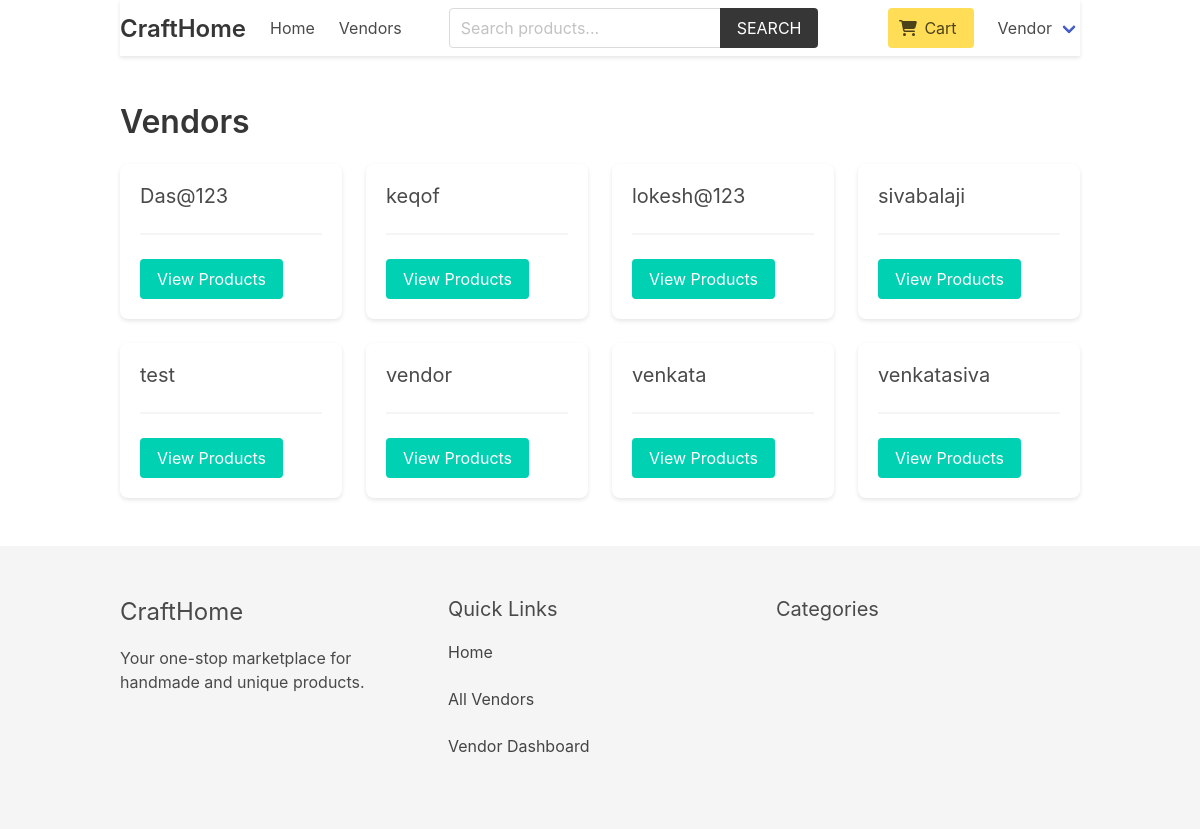
The app's page /vendor/ (signed in) with its own data.
### vendor/models.py (models this page shows, shortened)
class Vendor(models.Model):
    name = models.CharField(max_length=255)
    created_at = models.DateTimeField(auto_now_add=True)
    created_by = models.OneToOneField(User, related_name='vendor', on_delete=models.CASCADE)
    class Meta:
        ordering = ['name']

### vendor/views.py (the view)
# urls.py: path('', views.vendors, name="vendors"),
def vendors(request):
    vendors = Vendor.objects.all()
    return render(request, 'vendor/vendors.html', {'vendors': vendors})

### templates/vendor/vendors.html (shortened to what this page needs)
{% extends 'core/base.html' %}
{% block content %}
    <h1 class="title">Vendors</h1>
    <div class="columns is-multiline">
        {% for vendor in vendors %}
            <div class="column is-3">
                <div class="box">
                    <h2 class="subtitle">
                        {{ vendor.name }}
                    </h2>
                    <hr>
                    <a href="{% url 'vendor:vendor' vendor.id %}" class="button is-primary ">View Products</a>
                </div>
            </div>
        {% endfor %}
    </div>
{% endblock content %}

### templates/core/base.html (shortened to what this page needs)
{% load static %}
<!DOCTYPE html>
<html lang="en">
<head>
    <link rel="stylesheet" href="https://cdn.jsdelivr.net/npm/bulma@0.9.2/css/bulma.min.css">
    <link rel="stylesheet" href="https://cdnjs.cloudflare.com/ajax/libs/font-awesome/6.0.0/css/all.min.css">
    <link rel="stylesheet" href="{% static 'css/main.css' %}">
</head>
<body>
    <div class="container">
        <nav class="navbar" role="navigation" aria-label="main navigation">
            <div class="navbar-brand">
                <a class="navbar-item" href="{% url 'core:home' %}">
                    <h1 class="title is-4">CraftHome</h1>
                </a>
            </div>
            <div id="navbarBasicExample" class="navbar-menu">
                <div class="navbar-start">
                    <a class="navbar-item" href="{% url 'core:home' %}">
                        Home
                    </a>
                    <a class="navbar-item" href="{% url 'vendor:vendors' %}">
                        Vendors
                    </a>
                </div>
                <div class="navbar-start">
                    <div class="navbar-item">
                        <form method="get" action="{% url 'product:search' %}">
                            <div class="field has-addons">
                                <div class="control">
                                    <input type="search" name="query" id="" class="input" placeholder="Search products...">
                                </div>
                                <div class="control">
                                    <button class="button is-dark is-uppercase">Search</button>
                                </div>
                            </div>
                        </form>
                    </div>
                </div>
                <div class="navbar-end">
                    <div class="navbar-item">
                        <a href="{% url 'cart:cart' %}" class="button is-warning">
                            <span class="icon">
                                <i class="fas fa-shopping-cart"></i>
                            </span>
                            <span>Cart {% if cart %}({{cart|length}}){% endif %}</span>
                        </a>
                    </div>
                    {% if request.user.is_authenticated %}
                        <div class="navbar-item has-dropdown is-hoverable">
                            <a class="navbar-link is-capitalized">
                                {{user.vendor.name}}
                            </a>
                        </div>
                    {% endif %}
                </div>
            </div>
        </nav>
    </div>
    <section class="section">
        <div class="container">
            {% block content %}{% endblock content %}
        </div>
    </section>
    <footer class="footer">
        <div class="container">
            <div class="columns">
                <div class="column">
                    <h3 class="is-size-4 mb-4">CraftHome</h3>
                    <p>Your one-stop marketplace for handmade and unique products.</p>
                </div>
                <div class="column">
                    <h4 class="is-size-5 mb-4">Quick Links</h4>
                    <ul>
                        <li><a href="{% url 'core:home' %}">Home</a></li>
                        <li><a href="{% url 'vendor:vendors' %}">All Vendors</a></li>
                        {% if request.user.is_authenticated %}
                            <li><a href="{% url 'vendor:vendor-admin' %}">Vendor Dashboard</a></li>
                        {% else %}
                            <li><a href="{% url 'vendor:become-vendor' %}">Become a Vendor</a></li>
                        {% endif %}
                    </ul>
                </div>
                <div class="column">
                    <h4 class="is-size-5 mb-4">Categories</h4>
                </div>
            </div>
        </div>
    </footer>
</body>
</html>

### core/static/css/main.css (style rules this page uses)
.navbar { box-shadow: 0 2px 4px rgba(0,0,0,0.1); }
.navbar-brand .title { color: #363636; }
.footer { background-color: #f5f5f5; padding: 3rem 1.5rem; }
.footer ul { list-style: none; margin-left: 0; }
.footer ul li { margin-bottom: 0.5rem; }
.footer a { color: #4a4a4a; }
.button.is-warning { background-color: #ffdd57; border-color: transparent; color: rgba(0,0,0,0.7); }
.field.has-addons .control:first-child .input { border-top-right-radius: 0; border-bottom-right-radius: 0; }
.field.has-addons .control:last-child .button { border-top-left-radius: 0; border-bottom-left-radius: 0; }
.box { box-shadow: 0 2px 4px rgba(0,0,0,0.1); border-radius: 8px; }
.input, .textarea, .select select { border-radius: 4px; box-shadow: none; border: 1px solid #dbdbdb; }
.footer a { margin-bottom: 15px; display: inline-block; color: #444; }

### records on screen
Vendor: name "Das@123"
Vendor: name "keqof"
Vendor: name "lokesh@123"
Vendor: name "sivabalaji"
Vendor: name "test"
Vendor: name "vendor"
Vendor: name "venkata"
Vendor: name "venkatasiva"

### other values on screen
{{ user.vendor.name }} "Vendor"
